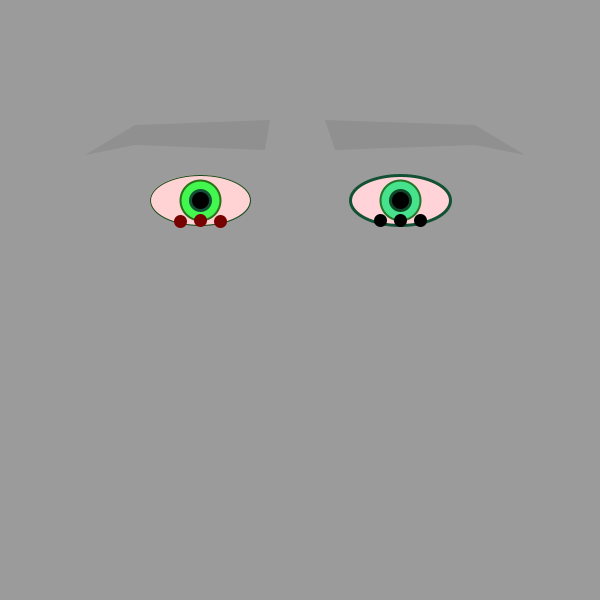
Frame 1 (no input)
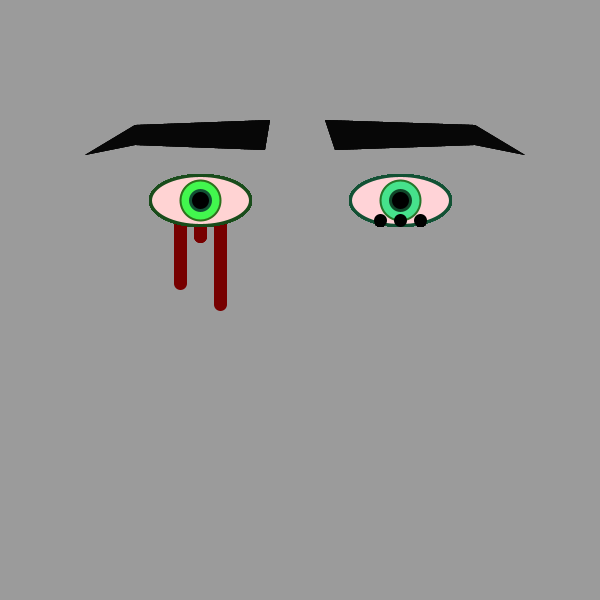
Frame 60 (the mouse pressed at the canvas centre just before this capture)
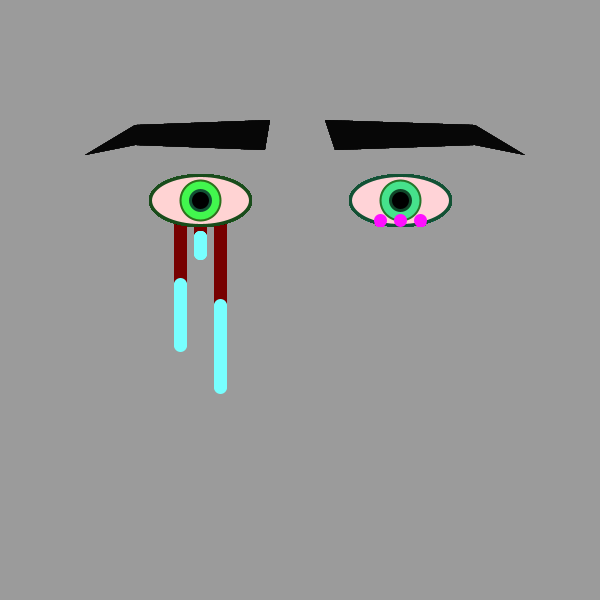
Frame 120 (the mouse held since frame 60 and released just before this capture)

The Processing sketch that drew these frames (run headless with seeded random() and noise(); from frame 60 on, the mouse is pressed at the canvas centre):

// Processing sketch: HWdue2_6_19
// ── HWdue2_6_19.pde
//Naomi Marshall
//Pyschedelic Tears
//They're not high I promise

float growth = 0.1;
float rate = 1;


int Tear = 10;
float mover= 0; 
float movel= 0; 
float move= 0.4; 
boolean moveboolean = true;
void setup(){
  size(600,600);
  background(155,155,155);
  
}

void draw() {
  
  

  //fill(255,255,255,1); // Fun Halo effects
  //ellipse(300,100,growth+10,growth+10);
  
 
  //if (mousePressed){
  //  rate = -1;
  //}else{             //Try removing this else statement
  //  rate = 1;
  //}
  
  //growth = growth + rate;
 
  //left side
  fill(255, 211, 211);
  stroke(25, 76, 27);
  ellipse (200, 200, 100, 50); // eye
  stroke(44, 112, 28);
  fill(66, 247, 78);
  strokeWeight(2);
  ellipse(200, 200, 40, 40);
  fill(0,0,0);
  stroke(18, 81, 52);
  strokeWeight(3);//pupil
  ellipse(200, 200, 20, 20);
  
  //right side
  fill(255, 211, 215);
  ellipse (400, 200, 100, 50); // eye
  stroke(37, 117, 42);
  fill(70, 226, 140);
  strokeWeight(2);
  ellipse(400, 200, 40, 40); 
  fill(0,0,0);
  stroke(16, 71, 41);
  strokeWeight(3);//pupil
  ellipse(400, 200, 20, 20);
  
  if (mouseX > 300){  //Does the ball exceed hit the right wall?
   moveboolean = false;
 }
 
 if (mouseX < 300){  //Does the ball thie the left wall?
   moveboolean = true;
 }
 
  if (moveboolean == false){  // if the ball hits the right wall move the opposite direction...left
   mover= mover+0.7;
 }
 
  if (moveboolean == true){  // if the ball hits the left wall move the opposite direction... right
   movel= movel+0.7;
 }
 //tears right side
  stroke(mouseY, 1+(.05*mouseY), mouseX);
  fill(mouseY, 1+(.05*mouseY), mouseX);
  ellipse (400, 220 + mover*3, Tear, Tear); // animates the object down the page
  ellipse (380, 220 + mover, Tear, Tear); // animates the object down the page
  ellipse (420, 220 + mover/2, Tear, Tear); // animates the object down the page

//tears left side
  stroke(119, mouseY, mouseX);
  fill(119, mouseY, mouseX);
  ellipse (200, 220 + movel/2.5, Tear, Tear); // animates the object down the page
  ellipse (180, 220 + movel*1.5, Tear, Tear); // animates the object down the page
  ellipse (220, 220 + movel*2, Tear, Tear); // animates the object down the page
 strokeWeight(3);
  stroke(0, 0, 0);
  
  move= move+0.7;
//annoying eyebrows
noStroke();
fill(0,0,0,18);
quad(135, 145, 135, 125, 270, 120, 265, 150);
triangle(85, 155, 135, 125, 135, 145);
noStroke();
fill(0,0,0,18);
quad(335, 150, 325, 120, 475, 125, 475, 145);
triangle(525, 155, 475, 125, 475, 145);

//I wanted to make one of the tears change speed with the movement of the mouse but I couldn't do it without making the tear flow back up
//I also wanted to add a halo of expanding light to the middle of the head but I couldn't do that without it effecting the tears 


}
